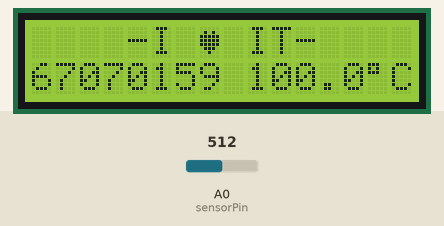
Recording of a sketch running on a simulated Arduino Uno, built with avr-gcc and run on an emulated ATmega328P. Parts: 16×2 character LCD. The test bench sets the inputs (shaded band); at power-on: A0 (sensorPin) = 512.

Above: at 1.2 s.
1.3 s: A0 (sensorPin) set to 716
At 3.3 s:
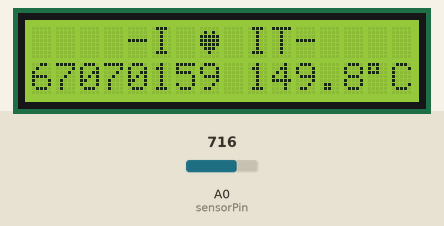
3.6 s: A0 (sensorPin) set to 900
At 5.1 s:
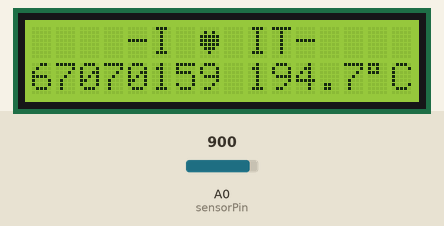
5.6 s: A0 (sensorPin) set to 1023
At 6.8 s:
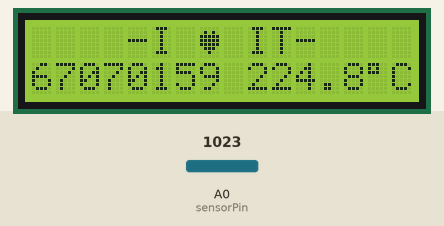
Timing chart, 0 to 8.6 s (numbered marks = the images above; inputs shaded):
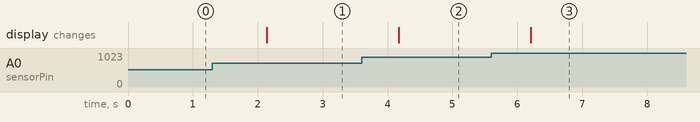

The sketch:

I2C.ino
```cpp
#include <Wire.h>
#include <LiquidCrystal_I2C.h>

#define sensorPin A0

LiquidCrystal_I2C lcd(0x27, 16, 2);  // Address 0x27, 16 columns, 2 rows

// Create a custom heart symbol
byte heart[8] = {
  0b00000,
  0b01010,
  0b11111,
  0b11111,
  0b11111,
  0b01110,
  0b00100,
  0b00000
};

void setup() {
  Serial.begin(9600);
  lcd.init();
  lcd.backlight();
  lcd.createChar(0, heart);  // store custom heart at index 0
  pinMode(sensorPin, INPUT);

  // Static text (only draw once)
  lcd.setCursor(4, 0);
  lcd.print("-I ");
  lcd.write(byte(0));  // print custom heart
  lcd.print(" IT-");
}

void loop() {
  int sensorValue = analogRead(sensorPin);
  float voltage = sensorValue * (5.0 / 1024.0);
  float temperatureC = (voltage - 0.5) * 100.0;

  lcd.setCursor(0, 1);
  lcd.print("67070159 ");
  lcd.print(temperatureC/2, 1); // display 1 decimal place
  lcd.print((char)223);       // degree symbol
  lcd.print("C   ");          // add spaces to overwrite old chars

  delay(1000);
}


//
//#include <Wire.h>
//#include <LiquidCrystal_I2C.h>
//
//#define sensorPin A0
//
//LiquidCrystal_I2C lcd(0x27, 16, 2); // Address 0x27, 16 columns, 2 rows
//
//// Create a custom heart symbol
//byte heart[8] = {
//  0b00000,
//  0b01010,
//  0b11111,
//  0b11111,
//  0b11111,
//  0b01110,
//  0b00100,
//  0b00000
//};
//
//// Create the custom degree symbol ( ° ) - NEW BYTE ARRAY
//byte degree_symbol[8] = {
//  0b01100,
//  0b10010,
//  0b10010,
//  0b01100,
//  0b00000,
//  0b00000,
//  0b00000,
//  0b00000
//};
//
//
//void setup() {
//  Serial.begin(9600);
//  lcd.init();
//  lcd.backlight();
//  lcd.createChar(0, heart);          // Store custom heart at index 0
//  lcd.createChar(1, degree_symbol);  // Store custom degree symbol at index 1 (NEW)
//  pinMode(sensorPin, INPUT);
//
//  // Static text (only draw once)
//  lcd.setCursor(4, 0);
//  lcd.print("-I ");
//  lcd.write(byte(0)); // print custom heart
//  lcd.print(" IT-");
//}
//
//void loop() {
//  int sensorValue = analogRead(sensorPin);
//  float voltage = sensorValue * (5.0 / 1024.0);
//  float temperatureC = (voltage - 0.5) * 100.0;
//
//  lcd.setCursor(0, 1);
//  lcd.print("67070144 ");
//
//  // แสดงค่าอุณหภูมิ (หาร 2 ตามโค้ดเดิมของคุณ)
//  lcd.print(temperatureC / 2, 1);
//
//  // ใช้ Custom Character ที่ index 1 แทน (char)223
//  lcd.write(byte(1));
//
//  lcd.print("C   "); // C และเพิ่มช่องว่างด้านหลังเพื่อลบตัวอักษรเก่า
//
//  delay(1000);
//}
```

Measured:
- after the input at 1.3 s, the display: changes after 0.84 s (image 1)
- after the input at 3.6 s, the display: changes after 0.57 s (image 2)
- after the input at 5.6 s, the display: changes after 0.61 s (image 3)
